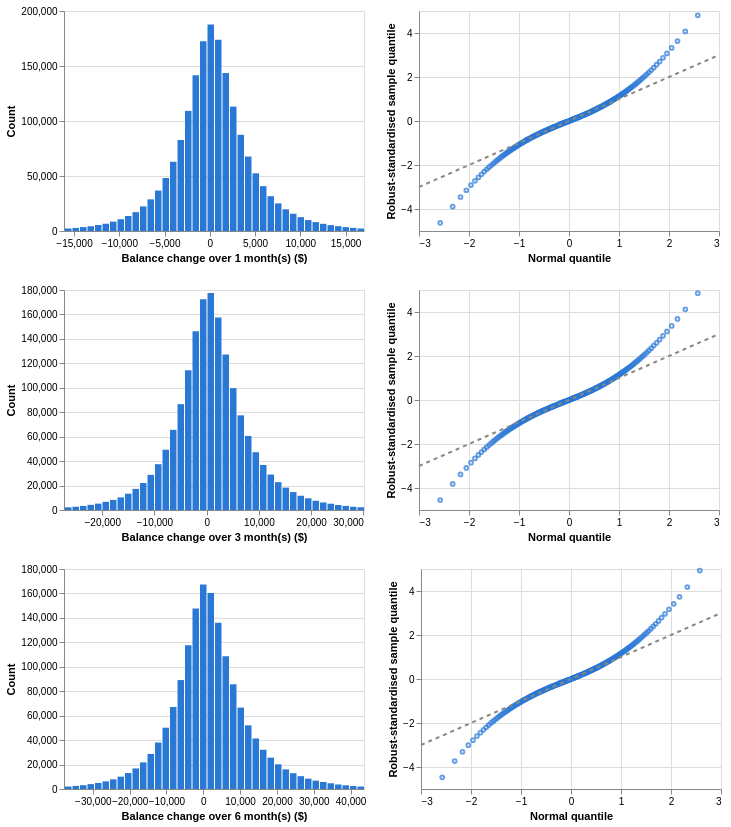

Notebook cell for this chart:
### Markdown cell above
### B.2 Explore Feature of Interest `future_change` at 1, 3 and 6 months

### Code cell
# Change from each month-end to the month-end 1, 3 and 6 months later, per account
changes_by_lag = {lag: past_and_future_change(df, "account_id", "balance_date", "balance", lag) for lag in LAGS}
alt.vconcat(*[distribution_charts(changes_by_lag[lag]["future_change"], f"Balance change over {lag} month(s) ($)", 40, 0.005)
              for lag in LAGS])

### Figure 1 — Vega-Lite specification as saved in the notebook (floating-point values rounded to 4 significant figures; data arrays with more than 128 entries replaced by an {"elided": "..."} marker saying what was removed)
{"config": {"view": {"continuousWidth": 300, "continuousHeight": 300}}, "vconcat": [{"hconcat": [{"data": {"name": "data-044086354d62bcf6a04e663fdafab5d6"}, "mark": {"type": "bar", "color": "#2a78d6"}, "encoding": {"x": {"bin": "binned", "field": "start", "title": "Balance change over 1 month(s) ($)", "type": "quantitative"}, "x2": {"field": "end"}, "y": {"field": "count", "title": "Count", "type": "quantitative"}}, "height": 220, "width": 300}, {"layer": [{"data": {"name": "data-48d1013fdade694c5041d88061bebcab"}, "mark": {"type": "point", "color": "#2a78d6", "size": 14}, "encoding": {"x": {"field": "theoretical", "title": "Normal quantile", "type": "quantitative"}, "y": {"field": "sample", "title": "Robust-standardised sample quantile", "type": "quantitative"}}}, {"data": {"name": "data-77c6682495c4b8b15ae5b12ce2242a61"}, "mark": {"type": "line", "color": "#898781", "strokeDash": [4, 4]}, "encoding": {"x": {"field": "theoretical", "type": "quantitative"}, "y": {"field": "sample", "type": "quantitative"}}}], "height": 220, "width": 300}]}, {"hconcat": [{"data": {"name": "data-59e5a318e14677ae401373125824c666"}, "mark": {"type": "bar", "color": "#2a78d6"}, "encoding": {"x": {"bin": "binned", "field": "start", "title": "Balance change over 3 month(s) ($)", "type": "quantitative"}, "x2": {"field": "end"}, "y": {"field": "count", "title": "Count", "type": "quantitative"}}, "height": 220, "width": 300}, {"layer": [{"data": {"name": "data-f2bd1ec0424ae44c7ebba9c5bfd74998"}, "mark": {"type": "point", "color": "#2a78d6", "size": 14}, "encoding": {"x": {"field": "theoretical", "title": "Normal quantile", "type": "quantitative"}, "y": {"field": "sample", "title": "Robust-standardised sample quantile", "type": "quantitative"}}}, {"data": {"name": "data-77c6682495c4b8b15ae5b12ce2242a61"}, "mark": {"type": "line", "color": "#898781", "strokeDash": [4, 4]}, "encoding": {"x": {"field": "theoretical", "type": "quantitative"}, "y": {"field": "sample", "type": "quantitative"}}}], "height": 220, "width": 300}]}, {"hconcat": [{"data": {"name": "data-71098b912d2d864a22f3d985b2732562"}, "mark": {"type": "bar", "color": "#2a78d6"}, "encoding": {"x": {"bin": "binned", "field": "start", "title": "Balance change over 6 month(s) ($)", "type": "quantitative"}, "x2": {"field": "end"}, "y": {"field": "count", "title": "Count", "type": "quantitative"}}, "height": 220, "width": 300}, {"layer": [{"data": {"name": "data-efe8f74b5a1356b3edd9f89e4a7b1114"}, "mark": {"type": "point", "color": "#2a78d6", "size": 14}, "encoding": {"x": {"field": "theoretical", "title": "Normal quantile", "type": "quantitative"}, "y": {"field": "sample", "title": "Robust-standardised sample quantile", "type": "quantitative"}}}, {"data": {"name": "data-77c6682495c4b8b15ae5b12ce2242a61"}, "mark": {"type": "line", "color": "#898781", "strokeDash": [4, 4]}, "encoding": {"x": {"field": "theoretical", "type": "quantitative"}, "y": {"field": "sample", "type": "quantitative"}}}], "height": 220, "width": 300}]}], "$schema": "https://vega.github.io/schema/vega-lite/v5.20.1.json", "datasets": {"data-044086354d62bcf6a04e663fdafab5d6": [{"start": -16110.0, "end": -15280.0, "count": 2265}, {"start": -15280.0, "end": -14450.0, "count": 2809}, {"start": -14450.0, "end": -13620.0, "count": 3566}, {"start": -13620.0, "end": -12790.0, "count": 4339}, {"start": -12790.0, "end": -11960.0, "count": 5448}, {"start": -11960.0, "end": -11140.0, "count": 6608}, {"start": -11140.0, "end": -10310.0, "count": 8557}, {"start": -10310.0, "end": -9479.0, "count": 10730}, {"start": -9479.0, "end": -8650.0, "count": 13623}, {"start": -8650.0, "end": -7821.0, "count": 17135}, {"start": -7821.0, "end": -6992.0, "count": 22340}, {"start": -6992.0, "end": -6164.0, "count": 28781}, {"start": -6164.0, "end": -5335.0, "count": 36771}, {"start": -5335.0, "end": -4506.0, "count": 48183}, {"start": -4506.0, "end": -3677.0, "count": 62921}, {"start": -3677.0, "end": -2849.0, "count": 82720}, {"start": -2849.0, "end": -2020.0, "count": 109173}, {"start": -2020.0, "end": -1191.0, "count": 141564}, {"start": -1191.0, "end": -362.4, "count": 172399}, {"start": -362.4, "end": 466.4, "count": 187767}, {"start": 466.4, "end": 1295.0, "count": 173915}, {"start": 1295.0, "end": 2124.0, "count": 143556}, {"start": 2124.0, "end": 2953.0, "count": 113079}, {"start": 2953.0, "end": 3781.0, "count": 87453}, {"start": 3781.0, "end": 4610.0, "count": 67708}, {"start": 4610.0, "end": 5439.0, "count": 52476}, {"start": 5439.0, "end": 6268.0, "count": 40752}, {"start": 6268.0, "end": 7096.0, "count": 31643}, {"start": 7096.0, "end": 7925.0, "count": 25113}, {"start": 7925.0, "end": 8754.0, "count": 19716}, {"start": 8754.0, "end": 9583.0, "count": 15674}, {"start": 9583.0, "end": 10410.0, "count": 12588}, {"start": 10410.0, "end": 11240.0, "count": 9950}, {"start": 11240.0, "end": 12070.0, "count": 8084}, {"start": 12070.0, "end": 12900.0, "count": 6534}, {"start": 12900.0, "end": 13730.0, "count": 5341}, {"start": 13730.0, "end": 14550.0, "count": 4367}, {"start": 14550.0, "end": 15380.0, "count": 3509}, {"start": 15380.0, "end": 16210.0, "count": 2868}, {"start": 16210.0, "end": 17040.0, "count": 2263}], "data-48d1013fdade694c5041d88061bebcab": {"elided": "199 records"}, "data-77c6682495c4b8b15ae5b12ce2242a61": [{"theoretical": -3, "sample": -3}, {"theoretical": 3, "sample": 3}], "data-59e5a318e14677ae401373125824c666": [{"start": -27320.0, "end": -25880.0, "count": 2196}, {"start": -25880.0, "end": -24450.0, "count": 2698}, {"start": -24450.0, "end": -23010.0, "count": 3317}, {"start": -23010.0, "end": -21580.0, "count": 4216}, {"start": -21580.0, "end": -20140.0, "count": 5206}, {"start": -20140.0, "end": -18700.0, "count": 6656}, {"start": -18700.0, "end": -17270.0, "count": 8266}, {"start": -17270.0, "end": -15830.0, "count": 10315}, {"start": -15830.0, "end": -14400.0, "count": 13359}, {"start": -14400.0, "end": -12960.0, "count": 17271}, {"start": -12960.0, "end": -11520.0, "count": 22090}, {"start": -11520.0, "end": -10090.0, "count": 28765}, {"start": -10090.0, "end": -8651.0, "count": 37484}, {"start": -8651.0, "end": -7215.0, "count": 49302}, {"start": -7215.0, "end": -5779.0, "count": 65597}, {"start": -5779.0, "end": -4343.0, "count": 86593}, {"start": -4343.0, "end": -2907.0, "count": 114434}, {"start": -2907.0, "end": -1471.0, "count": 146241}, {"start": -1471.0, "end": -34.7, "count": 172353}, {"start": -34.7, "end": 1401.0, "count": 177596}, {"start": 1401.0, "end": 2837.0, "count": 157601}, {"start": 2837.0, "end": 4273.0, "count": 127315}, {"start": 4273.0, "end": 5709.0, "count": 99694}, {"start": 5709.0, "end": 7146.0, "count": 77455}, {"start": 7146.0, "end": 8582.0, "count": 60595}, {"start": 8582.0, "end": 10020.0, "count": 47283}, {"start": 10020.0, "end": 11450.0, "count": 36843}, {"start": 11450.0, "end": 12890.0, "count": 29011}, {"start": 12890.0, "end": 14330.0, "count": 22785}, {"start": 14330.0, "end": 15760.0, "count": 18308}, {"start": 15760.0, "end": 17200.0, "count": 14678}, {"start": 17200.0, "end": 18630.0, "count": 11656}, {"start": 18630.0, "end": 20070.0, "count": 9574}, {"start": 20070.0, "end": 21510.0, "count": 7540}, {"start": 21510.0, "end": 22940.0, "count": 6168}, {"start": 22940.0, "end": 24380.0, "count": 5134}, {"start": 24380.0, "end": 25810.0, "count": 4108}, {"start": 25810.0, "end": 27250.0, "count": 3333}, {"start": 27250.0, "end": 28690.0, "count": 2652}, {"start": 28690.0, "end": 30120.0, "count": 2248}], "data-f2bd1ec0424ae44c7ebba9c5bfd74998": {"elided": "199 records"}, "data-71098b912d2d864a22f3d985b2732562": [{"start": -37820.0, "end": -35790.0, "count": 2003}, {"start": -35790.0, "end": -33750.0, "count": 2535}, {"start": -33750.0, "end": -31710.0, "count": 3100}, {"start": -31710.0, "end": -29680.0, "count": 4002}, {"start": -29680.0, "end": -27640.0, "count": 4947}, {"start": -27640.0, "end": -25600.0, "count": 6236}, {"start": -25600.0, "end": -23570.0, "count": 7900}, {"start": -23570.0, "end": -21530.0, "count": 10092}, {"start": -21530.0, "end": -19490.0, "count": 13067}, {"start": -19490.0, "end": -17460.0, "count": 16805}, {"start": -17460.0, "end": -15420.0, "count": 21786}, {"start": -15420.0, "end": -13380.0, "count": 28705}, {"start": -13380.0, "end": -11350.0, "count": 38035}, {"start": -11350.0, "end": -9309.0, "count": 50139}, {"start": -9309.0, "end": -7272.0, "count": 67095}, {"start": -7272.0, "end": -5235.0, "count": 89138}, {"start": -5235.0, "end": -3199.0, "count": 117605}, {"start": -3199.0, "end": -1162.0, "count": 147774}, {"start": -1162.0, "end": 874.7, "count": 167275}, {"start": 874.7, "end": 2911.0, "count": 160455}, {"start": 2911.0, "end": 4948.0, "count": 135991}, {"start": 4948.0, "end": 6985.0, "count": 108582}, {"start": 6985.0, "end": 9022.0, "count": 85665}, {"start": 9022.0, "end": 11060.0, "count": 66605}, {"start": 11060.0, "end": 13100.0, "count": 52123}, {"start": 13100.0, "end": 15130.0, "count": 41380}, {"start": 15130.0, "end": 17170.0, "count": 32105}, {"start": 17170.0, "end": 19210.0, "count": 25636}, {"start": 19210.0, "end": 21240.0, "count": 20208}, {"start": 21240.0, "end": 23280.0, "count": 16057}, {"start": 23280.0, "end": 25320.0, "count": 12939}, {"start": 25320.0, "end": 27350.0, "count": 10494}, {"start": 27350.0, "end": 29390.0, "count": 8468}, {"start": 29390.0, "end": 31430.0, "count": 6849}, {"start": 31430.0, "end": 33460.0, "count": 5746}, {"start": 33460.0, "end": 35500.0, "count": 4678}, {"start": 35500.0, "end": 37540.0, "count": 3701}, {"start": 37540.0, "end": 39570.0, "count": 3043}, {"start": 39570.0, "end": 41610.0, "count": 2429}, {"start": 41610.0, "end": 43650.0, "count": 2013}], "data-efe8f74b5a1356b3edd9f89e4a7b1114": {"elided": "199 records"}}}
